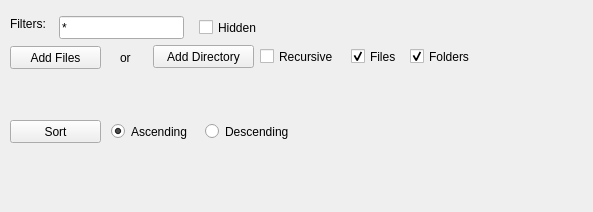
<?xml version="1.0" encoding="UTF-8"?>
<ui version="4.0">
 <class>SelectionParams</class>
 <widget class="QWidget" name="SelectionParams">
  <property name="geometry">
   <rect>
    <x>0</x>
    <y>0</y>
    <width>593</width>
    <height>212</height>
   </rect>
  </property>
  <property name="windowTitle">
   <string>Form</string>
  </property>
  <widget class="QRadioButton" name="sortAscending">
   <property name="geometry">
    <rect>
     <x>111</x>
     <y>121</y>
     <width>88</width>
     <height>21</height>
    </rect>
   </property>
   <property name="text">
    <string>Ascending</string>
   </property>
   <property name="checked">
    <bool>true</bool>
   </property>
  </widget>
  <widget class="QPushButton" name="sortButton">
   <property name="geometry">
    <rect>
     <x>10</x>
     <y>120</y>
     <width>91</width>
     <height>23</height>
    </rect>
   </property>
   <property name="text">
    <string>Sort</string>
   </property>
   <property name="checkable">
    <bool>false</bool>
   </property>
  </widget>
  <widget class="QRadioButton" name="sortDescending">
   <property name="geometry">
    <rect>
     <x>205</x>
     <y>121</y>
     <width>96</width>
     <height>21</height>
    </rect>
   </property>
   <property name="text">
    <string>Descending</string>
   </property>
  </widget>
  <widget class="QPushButton" name="addDirButton">
   <property name="geometry">
    <rect>
     <x>153</x>
     <y>45</y>
     <width>101</width>
     <height>23</height>
    </rect>
   </property>
   <property name="text">
    <string>Add Directory</string>
   </property>
  </widget>
  <widget class="QCheckBox" name="filterIncludeHidden">
   <property name="geometry">
    <rect>
     <x>199</x>
     <y>17</y>
     <width>68</width>
     <height>21</height>
    </rect>
   </property>
   <property name="toolTip">
    <string/>
   </property>
   <property name="text">
    <string>Hidden</string>
   </property>
  </widget>
  <widget class="QLineEdit" name="filterNames">
   <property name="geometry">
    <rect>
     <x>59</x>
     <y>16</y>
     <width>125</width>
     <height>23</height>
    </rect>
   </property>
   <property name="toolTip">
    <string>Space separated list of filters</string>
   </property>
   <property name="text">
    <string>*</string>
   </property>
  </widget>
  <widget class="QCheckBox" name="addRecursive">
   <property name="geometry">
    <rect>
     <x>260</x>
     <y>46</y>
     <width>85</width>
     <height>21</height>
    </rect>
   </property>
   <property name="text">
    <string>Recursive</string>
   </property>
  </widget>
  <widget class="QCheckBox" name="filterIncludeFiles">
   <property name="enabled">
    <bool>true</bool>
   </property>
   <property name="geometry">
    <rect>
     <x>351</x>
     <y>46</y>
     <width>53</width>
     <height>21</height>
    </rect>
   </property>
   <property name="text">
    <string>Files</string>
   </property>
   <property name="checked">
    <bool>true</bool>
   </property>
  </widget>
  <widget class="QCheckBox" name="filterIncludeDirs">
   <property name="enabled">
    <bool>true</bool>
   </property>
   <property name="geometry">
    <rect>
     <x>410</x>
     <y>46</y>
     <width>69</width>
     <height>21</height>
    </rect>
   </property>
   <property name="text">
    <string>Folders</string>
   </property>
   <property name="checked">
    <bool>true</bool>
   </property>
  </widget>
  <widget class="QLabel" name="filterNamesLabel">
   <property name="geometry">
    <rect>
     <x>10</x>
     <y>16</y>
     <width>41</width>
     <height>16</height>
    </rect>
   </property>
   <property name="text">
    <string>Filters:</string>
   </property>
  </widget>
  <widget class="QPushButton" name="addFilesButton">
   <property name="enabled">
    <bool>true</bool>
   </property>
   <property name="geometry">
    <rect>
     <x>10</x>
     <y>46</y>
     <width>91</width>
     <height>23</height>
    </rect>
   </property>
   <property name="text">
    <string>Add Files</string>
   </property>
  </widget>
  <widget class="QLabel" name="label">
   <property name="geometry">
    <rect>
     <x>120</x>
     <y>50</y>
     <width>21</width>
     <height>16</height>
    </rect>
   </property>
   <property name="text">
    <string>or</string>
   </property>
  </widget>
 </widget>
 <resources/>
 <connections/>
</ui>
